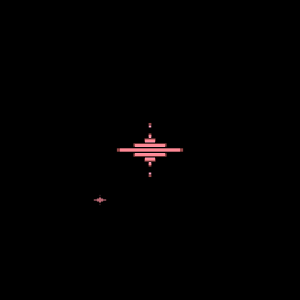
Frame 1 (no input)
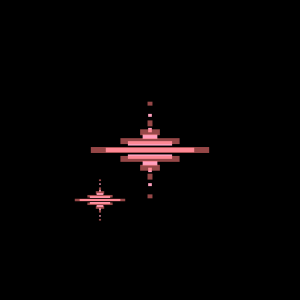
Frame 60 (the mouse pressed at the canvas centre just before this capture)
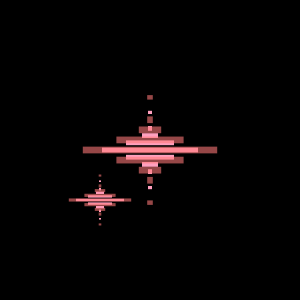
Frame 120 (the mouse held since frame 60 and released just before this capture)

The Processing sketch that drew these frames (run headless with seeded random() and noise(); from frame 60 on, the mouse is pressed at the canvas centre):

// Processing sketch: processing_101941
// ── processing_101941.pde

float move=0.001;
float gate1 = .3;
void setup() {
  size(300, 300);
  frameRate(100);
}

void star(int red, int green, int blue, int alpha, float hgt) {
  //smooth();
  pushMatrix();
  //rotate(-PI/16);  

  float spc = hgt+3;
  //spacing between rectangles
  float mx = 120;
  //center bar length
  float mx_init = mx;
  //used for calculating

  noStroke();
  fill(red, green, blue, alpha);
  rectMode(CENTER);
  rect(0, 0, mx, hgt);
  //middle bar

  mx = mx/2;
  rect(0, spc * 1, mx, hgt);
  rect(0, -spc * 1, -mx, -hgt);
  //first teir of bars

  mx = mx/3;
  rect(0, spc * 2, mx, hgt);
  rect(0, -spc * 2, -mx, -hgt);
  //second teir of bars

  mx = mx/4;
  rect(0, spc * 3, mx, hgt);
  rect(0, -spc * 3, -mx, -hgt);
  //third teir of bars

  hgt = mx_init - (mx+spc)*8;
  int oset = 10;
  rectMode(CORNER);
  rect(-mx/2, spc *5, mx, hgt/2);
  rect(-mx/2, -spc * 5, mx, -hgt/2);
  //spikes
  popMatrix();

  //op1
  if (move < gate1) {
    move +=0.001;
  }
  else {
    move = gate1;
  }
}

void stars(){  
  pushMatrix();
  translate(width/2, height/2);
  scale(.5+move);
  star(255, 160, 190, 255, 6);
  //smaller one
  scale(1.1+(move));
  star(255, 120, 120, 150, 6);
  //larger translucent one
  popMatrix();

  pushMatrix();
  translate(100, 200);
  scale(.1+move);
  star(255, 160, 190, 255, 6);
  //smaller one
  scale(1+(move));
  star(255, 120, 120, 150, 6);
  //larger translucent one
  popMatrix();
}

void draw() { 

  rectMode(CORNER);
  fill(0, 0, 0, 255);
  rect(0, 0, width, height);

  ///this should reset the shape

  //once a second
  stars();
  //put the shape over it
}
